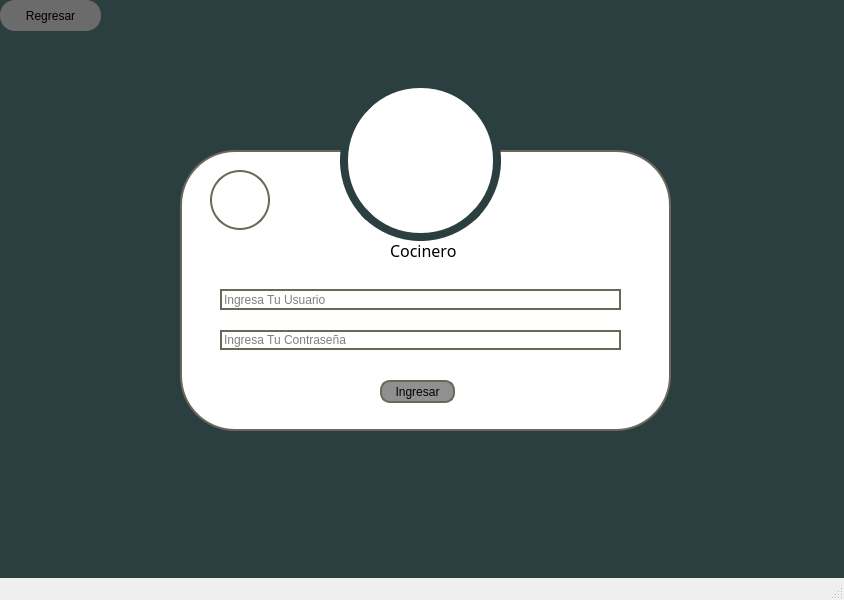
<?xml version="1.0" encoding="UTF-8"?>
<ui version="4.0">
 <class>MainWindow</class>
 <widget class="QMainWindow" name="MainWindow">
  <property name="geometry">
   <rect>
    <x>0</x>
    <y>0</y>
    <width>844</width>
    <height>600</height>
   </rect>
  </property>
  <property name="windowTitle">
   <string>MainWindow</string>
  </property>
  <widget class="QWidget" name="centralwidget">
   <widget class="QWidget" name="widget" native="true">
    <property name="geometry">
     <rect>
      <x>0</x>
      <y>0</y>
      <width>1101</width>
      <height>691</height>
     </rect>
    </property>
    <property name="sizePolicy">
     <sizepolicy hsizetype="Preferred" vsizetype="Preferred">
      <horstretch>20</horstretch>
      <verstretch>20</verstretch>
     </sizepolicy>
    </property>
    <property name="layoutDirection">
     <enum>Qt::LeftToRight</enum>
    </property>
    <property name="autoFillBackground">
     <bool>false</bool>
    </property>
    <property name="styleSheet">
     <string notr="true">background-color: rgb(43, 63, 65);</string>
    </property>
    <widget class="QWidget" name="widget_2" native="true">
     <property name="geometry">
      <rect>
       <x>180</x>
       <y>150</y>
       <width>491</width>
       <height>281</height>
      </rect>
     </property>
     <property name="styleSheet">
      <string notr="true">background-color: rgb(255, 255, 255);
border: 2px solid #6B675A;
border-radius: 55px;</string>
     </property>
     <widget class="QLineEdit" name="lineEditUser">
      <property name="geometry">
       <rect>
        <x>40</x>
        <y>139</y>
        <width>401</width>
        <height>21</height>
       </rect>
      </property>
      <property name="text">
       <string/>
      </property>
      <property name="placeholderText">
       <string>Ingresa Tu Usuario</string>
      </property>
     </widget>
     <widget class="QLineEdit" name="lineEditPassword">
      <property name="geometry">
       <rect>
        <x>40</x>
        <y>180</y>
        <width>401</width>
        <height>20</height>
       </rect>
      </property>
      <property name="text">
       <string/>
      </property>
      <property name="placeholderText">
       <string>Ingresa Tu Contraseña</string>
      </property>
     </widget>
     <widget class="QPushButton" name="btnIngresar">
      <property name="geometry">
       <rect>
        <x>200</x>
        <y>230</y>
        <width>75</width>
        <height>23</height>
       </rect>
      </property>
      <property name="mouseTracking">
       <bool>true</bool>
      </property>
      <property name="styleSheet">
       <string notr="true">border-radius: 10px;
background-color: rgb(144, 144, 144);</string>
      </property>
      <property name="text">
       <string>Ingresar</string>
      </property>
     </widget>
     <widget class="QLabel" name="label">
      <property name="geometry">
       <rect>
        <x>415</x>
        <y>183</y>
        <width>15</width>
        <height>15</height>
       </rect>
      </property>
      <property name="sizePolicy">
       <sizepolicy hsizetype="Ignored" vsizetype="Ignored">
        <horstretch>20</horstretch>
        <verstretch>0</verstretch>
       </sizepolicy>
      </property>
      <property name="acceptDrops">
       <bool>false</bool>
      </property>
      <property name="styleSheet">
       <string notr="true">border: none;
text-align: left;</string>
      </property>
      <property name="frameShape">
       <enum>QFrame::Panel</enum>
      </property>
      <property name="frameShadow">
       <enum>QFrame::Raised</enum>
      </property>
      <property name="lineWidth">
       <number>0</number>
      </property>
      <property name="text">
       <string notr="true"/>
      </property>
      <property name="textFormat">
       <enum>Qt::PlainText</enum>
      </property>
      <property name="pixmap">
       <pixmap>../Imagenes proyecto/Imagenes proyecto/candado.svg</pixmap>
      </property>
      <property name="scaledContents">
       <bool>true</bool>
      </property>
      <property name="alignment">
       <set>Qt::AlignBottom|Qt::AlignJustify</set>
      </property>
      <property name="wordWrap">
       <bool>false</bool>
      </property>
      <property name="margin">
       <number>0</number>
      </property>
      <property name="indent">
       <number>1</number>
      </property>
      <property name="openExternalLinks">
       <bool>false</bool>
      </property>
      <property name="textInteractionFlags">
       <set>Qt::NoTextInteraction</set>
      </property>
     </widget>
     <widget class="QLabel" name="label_2">
      <property name="geometry">
       <rect>
        <x>415</x>
        <y>143</y>
        <width>15</width>
        <height>15</height>
       </rect>
      </property>
      <property name="styleSheet">
       <string notr="true">border: none;
</string>
      </property>
      <property name="text">
       <string/>
      </property>
      <property name="pixmap">
       <pixmap>../Imagenes proyecto/Imagenes proyecto/user-solid.svg</pixmap>
      </property>
      <property name="scaledContents">
       <bool>true</bool>
      </property>
     </widget>
     <widget class="QLabel" name="label_4">
      <property name="geometry">
       <rect>
        <x>210</x>
        <y>90</y>
        <width>151</width>
        <height>20</height>
       </rect>
      </property>
      <property name="font">
       <font>
        <family>Arial Black</family>
        <pointsize>12</pointsize>
       </font>
      </property>
      <property name="styleSheet">
       <string notr="true">border: none;</string>
      </property>
      <property name="text">
       <string>Cocinero</string>
      </property>
     </widget>
     <widget class="QLabel" name="label_5">
      <property name="geometry">
       <rect>
        <x>30</x>
        <y>20</y>
        <width>60</width>
        <height>60</height>
       </rect>
      </property>
      <property name="styleSheet">
       <string notr="true">border: 2px solid #6B675A;
border-radius: 30px;</string>
      </property>
      <property name="text">
       <string/>
      </property>
      <property name="pixmap">
       <pixmap>../Imagenes proyecto/Imagenes proyecto/logo.png</pixmap>
      </property>
      <property name="scaledContents">
       <bool>true</bool>
      </property>
     </widget>
    </widget>
    <widget class="QPushButton" name="btn_back">
     <property name="geometry">
      <rect>
       <x>0</x>
       <y>0</y>
       <width>101</width>
       <height>31</height>
      </rect>
     </property>
     <property name="styleSheet">
      <string notr="true">background-color: rgb(107, 107, 107);
border-radius: 15px;</string>
     </property>
     <property name="text">
      <string>Regresar</string>
     </property>
     <property name="icon">
      <iconset>
       <normaloff>../Imagenes proyecto/Imagenes proyecto/regresar.svg</normaloff>../Imagenes proyecto/Imagenes proyecto/regresar.svg</iconset>
     </property>
    </widget>
    <widget class="QPushButton" name="btn_icon">
     <property name="geometry">
      <rect>
       <x>340</x>
       <y>80</y>
       <width>161</width>
       <height>161</height>
      </rect>
     </property>
     <property name="styleSheet">
      <string notr="true">border-radius: 80px;
background-color: rgb(255, 255, 255);
border: 8px solid rgb(43, 63, 65);</string>
     </property>
     <property name="text">
      <string/>
     </property>
     <property name="icon">
      <iconset>
       <normaloff>../assets/cocinero.png</normaloff>../assets/cocinero.png</iconset>
     </property>
     <property name="iconSize">
      <size>
       <width>128</width>
       <height>128</height>
      </size>
     </property>
    </widget>
   </widget>
  </widget>
  <widget class="QMenuBar" name="menubar">
   <property name="geometry">
    <rect>
     <x>0</x>
     <y>0</y>
     <width>844</width>
     <height>21</height>
    </rect>
   </property>
  </widget>
  <widget class="QStatusBar" name="statusbar"/>
 </widget>
 <resources/>
 <connections/>
</ui>
